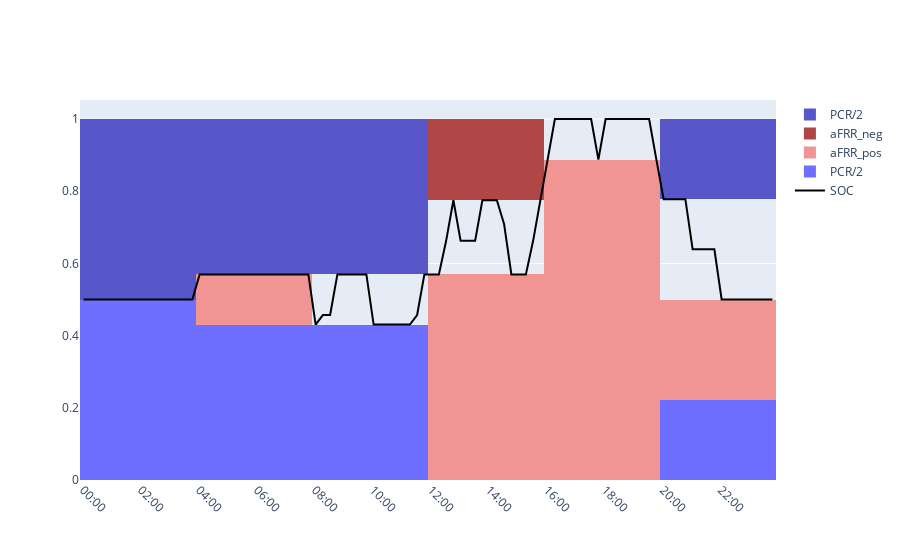

The notebook cell this image was saved under:
### Code cell
# Operation plot
capacity_results = results[['aFRR_pos','aFRR_neg','PCR']].copy().ffill()
color_FCR_pos = '#6f6fff'
color_FCR_neg = '#5757c9'
color_aFRR_pos = '#f19494'
color_aFRR_neg = '#b14646'
color_op = '#000000'

opacities = [1,1,1] #FCR, aFRR, SOC

fig = go.Figure()

fig.add_trace(go.Scatter(
    x=list(capacity_results.index),
    y=results['SOC_BESS'].ffill(),
    mode='lines',
    name='SOC',
    line=dict(color=color_op, width=2),
    opacity=opacities[2],
))

# Add the first dataset
fig.add_trace(go.Bar(
    x=list(capacity_results.index),
    y=capacity_results['PCR']/2,
    name='PCR/2',
    marker_color=color_FCR_pos,
    opacity=opacities[0],
))

# Add the first dataset
fig.add_trace(go.Bar(
    x=list(capacity_results.index),
    y=capacity_results['aFRR_pos'],
    name='aFRR_pos',
    marker_color = color_aFRR_pos,
    opacity=opacities[1],
))

# Add the second dataset with transparency
fig.add_trace(go.Bar(
    x=list(capacity_results.index),
    y=1-capacity_results['aFRR_neg']-capacity_results['PCR'] - capacity_results['aFRR_pos'],
    name='free',
    showlegend=False,
    opacity=0
))

# Add the first dataset
fig.add_trace(go.Bar(
    x=list(capacity_results.index),
    y=capacity_results['aFRR_neg'],
    name='aFRR_neg',
    marker_color = color_aFRR_neg,
    opacity=opacities[1],
))

# Add the first dataset
fig.add_trace(go.Bar(
    x=list(capacity_results.index),
    y=capacity_results['PCR']/2,
    name='PCR/2',
    marker_color=color_FCR_neg,
    opacity=opacities[0],
))


# Update layout for stacked bars
fig.update_layout(barmode='stack')
fig.update_layout(bargap=0)
fig.update_traces(marker=dict(line=dict(width=0)))

print(results['SOC_BESS'])

# Convert the x axis to datetime and set tick interval to every 2 hours
fig.update_xaxes(
    tickvals=results.index[::8],  # Assuming data is in 15-minute intervals, every 8th tick is 2 hours
    ticktext=[pd.to_datetime(t).strftime('%H:%M') for t in results['Unnamed: 0'][::8]],
    tickangle=45  # Rotate tick text vertically
)

# Show the figure
fig.show()
#fig.to_image("out_test.png",format="png", engine="kaleido")

### Figure 1 — Plotly figure (JSON) as saved in the notebook; plotly's stock layout.template omitted (floating-point values rounded to 4 significant figures)
{"data": [{"line": {"color": "#000000", "width": 2}, "marker": {"line": {"width": 0}}, "mode": "lines", "name": "SOC", "opacity": 1, "type": "scatter", "x": [0, 1, 2, 3, 4, 5, 6, 7, 8, 9, 10, 11, 12, 13, 14, 15, 16, 17, 18, 19, 20, 21, 22, 23, 24, 25, 26, 27, 28, 29, 30, 31, 32, 33, 34, 35, 36, 37, 38, 39, 40, 41, 42, 43, 44, 45, 46, 47, 48, 49, 50, 51, 52, 53, 54, 55, 56, 57, 58, 59, 60, 61, 62, 63, 64, 65, 66, 67, 68, 69, 70, 71, 72, 73, 74, 75, 76, 77, 78, 79, 80, 81, 82, 83, 84, 85, 86, 87, 88, 89, 90, 91, 92, 93, 94, 95], "y": [0.5, 0.5, 0.5, 0.5, 0.5, 0.5, 0.5, 0.5, 0.5, 0.5, 0.5, 0.5, 0.5, 0.5, 0.5, 0.5, 0.5694, 0.5694, 0.5694, 0.5694, 0.5694, 0.5694, 0.5694, 0.5694, 0.5694, 0.5694, 0.5694, 0.5694, 0.5694, 0.5694, 0.5694, 0.5694, 0.4306, 0.457, 0.457, 0.5694, 0.5694, 0.5694, 0.5694, 0.5694, 0.4306, 0.4306, 0.4306, 0.4306, 0.4306, 0.4306, 0.457, 0.5694, 0.5694, 0.5694, 0.6625, 0.775, 0.6625, 0.6625, 0.6625, 0.775, 0.775, 0.775, 0.7083, 0.5694, 0.5694, 0.5694, 0.6625, 0.775, 0.8875, 1, 1.0, 1, 1.0, 1, 1.0, 0.8875, 1, 1, 1, 1.0, 1, 1.0, 1.0, 0.8875, 0.7778, 0.7778, 0.7778, 0.7778, 0.6389, 0.6389, 0.6389, 0.6389, 0.5, 0.5, 0.5, 0.5, 0.5, 0.5, 0.5, 0.5]}, {"marker": {"color": "#6f6fff", "line": {"width": 0}}, "name": "PCR/2", "opacity": 1, "type": "bar", "x": [0, 1, 2, 3, 4, 5, 6, 7, 8, 9, 10, 11, 12, 13, 14, 15, 16, 17, 18, 19, 20, 21, 22, 23, 24, 25, 26, 27, 28, 29, 30, 31, 32, 33, 34, 35, 36, 37, 38, 39, 40, 41, 42, 43, 44, 45, 46, 47, 48, 49, 50, 51, 52, 53, 54, 55, 56, 57, 58, 59, 60, 61, 62, 63, 64, 65, 66, 67, 68, 69, 70, 71, 72, 73, 74, 75, 76, 77, 78, 79, 80, 81, 82, 83, 84, 85, 86, 87, 88, 89, 90, 91, 92, 93, 94, 95], "y": [0.5, 0.5, 0.5, 0.5, 0.5, 0.5, 0.5, 0.5, 0.5, 0.5, 0.5, 0.5, 0.5, 0.5, 0.5, 0.5, 0.4306, 0.4306, 0.4306, 0.4306, 0.4306, 0.4306, 0.4306, 0.4306, 0.4306, 0.4306, 0.4306, 0.4306, 0.4306, 0.4306, 0.4306, 0.4306, 0.4306, 0.4306, 0.4306, 0.4306, 0.4306, 0.4306, 0.4306, 0.4306, 0.4306, 0.4306, 0.4306, 0.4306, 0.4306, 0.4306, 0.4306, 0.4306, 0, 0, 0, 0, 0, 0, 0, 0, 0, 0, 0, 0, 0, 0, 0, 0, 0, 0, 0, 0, 0, 0, 0, 0, 0, 0, 0, 0, 0, 0, 0, 0, 0.2222, 0.2222, 0.2222, 0.2222, 0.2222, 0.2222, 0.2222, 0.2222, 0.2222, 0.2222, 0.2222, 0.2222, 0.2222, 0.2222, 0.2222, 0.2222]}, {"marker": {"color": "#f19494", "line": {"width": 0}}, "name": "aFRR_pos", "opacity": 1, "type": "bar", "x": [0, 1, 2, 3, 4, 5, 6, 7, 8, 9, 10, 11, 12, 13, 14, 15, 16, 17, 18, 19, 20, 21, 22, 23, 24, 25, 26, 27, 28, 29, 30, 31, 32, 33, 34, 35, 36, 37, 38, 39, 40, 41, 42, 43, 44, 45, 46, 47, 48, 49, 50, 51, 52, 53, 54, 55, 56, 57, 58, 59, 60, 61, 62, 63, 64, 65, 66, 67, 68, 69, 70, 71, 72, 73, 74, 75, 76, 77, 78, 79, 80, 81, 82, 83, 84, 85, 86, 87, 88, 89, 90, 91, 92, 93, 94, 95], "y": [0, 0, 0, 0, 0, 0, 0, 0, 0, 0, 0, 0, 0, 0, 0, 0, 0.1389, 0.1389, 0.1389, 0.1389, 0.1389, 0.1389, 0.1389, 0.1389, 0.1389, 0.1389, 0.1389, 0.1389, 0.1389, 0.1389, 0.1389, 0.1389, 0, 0, 0, 0, 0, 0, 0, 0, 0, 0, 0, 0, 0, 0, 0, 0, 0.5694, 0.5694, 0.5694, 0.5694, 0.5694, 0.5694, 0.5694, 0.5694, 0.5694, 0.5694, 0.5694, 0.5694, 0.5694, 0.5694, 0.5694, 0.5694, 0.8875, 0.8875, 0.8875, 0.8875, 0.8875, 0.8875, 0.8875, 0.8875, 0.8875, 0.8875, 0.8875, 0.8875, 0.8875, 0.8875, 0.8875, 0.8875, 0.2778, 0.2778, 0.2778, 0.2778, 0.2778, 0.2778, 0.2778, 0.2778, 0.2778, 0.2778, 0.2778, 0.2778, 0.2778, 0.2778, 0.2778, 0.2778]}, {"marker": {"line": {"width": 0}}, "name": "free", "opacity": 0, "showlegend": false, "type": "bar", "x": [0, 1, 2, 3, 4, 5, 6, 7, 8, 9, 10, 11, 12, 13, 14, 15, 16, 17, 18, 19, 20, 21, 22, 23, 24, 25, 26, 27, 28, 29, 30, 31, 32, 33, 34, 35, 36, 37, 38, 39, 40, 41, 42, 43, 44, 45, 46, 47, 48, 49, 50, 51, 52, 53, 54, 55, 56, 57, 58, 59, 60, 61, 62, 63, 64, 65, 66, 67, 68, 69, 70, 71, 72, 73, 74, 75, 76, 77, 78, 79, 80, 81, 82, 83, 84, 85, 86, 87, 88, 89, 90, 91, 92, 93, 94, 95], "y": [0, 0, 0, 0, 0, 0, 0, 0, 0, 0, 0, 0, 0, 0, 0, 0, 5.694e-06, 5.694e-06, 5.694e-06, 5.694e-06, 5.694e-06, 5.694e-06, 5.694e-06, 5.694e-06, 5.694e-06, 5.694e-06, 5.694e-06, 5.694e-06, 5.694e-06, 5.694e-06, 5.694e-06, 5.694e-06, 0.1389, 0.1389, 0.1389, 0.1389, 0.1389, 0.1389, 0.1389, 0.1389, 0.1389, 0.1389, 0.1389, 0.1389, 0.1389, 0.1389, 0.1389, 0.1389, 0.2056, 0.2056, 0.2056, 0.2056, 0.2056, 0.2056, 0.2056, 0.2056, 0.2056, 0.2056, 0.2056, 0.2056, 0.2056, 0.2056, 0.2056, 0.2056, 0.1125, 0.1125, 0.1125, 0.1125, 0.1125, 0.1125, 0.1125, 0.1125, 0.1125, 0.1125, 0.1125, 0.1125, 0.1125, 0.1125, 0.1125, 0.1125, 0.2778, 0.2778, 0.2778, 0.2778, 0.2778, 0.2778, 0.2778, 0.2778, 0.2778, 0.2778, 0.2778, 0.2778, 0.2778, 0.2778, 0.2778, 0.2778]}, {"marker": {"color": "#b14646", "line": {"width": 0}}, "name": "aFRR_neg", "opacity": 1, "type": "bar", "x": [0, 1, 2, 3, 4, 5, 6, 7, 8, 9, 10, 11, 12, 13, 14, 15, 16, 17, 18, 19, 20, 21, 22, 23, 24, 25, 26, 27, 28, 29, 30, 31, 32, 33, 34, 35, 36, 37, 38, 39, 40, 41, 42, 43, 44, 45, 46, 47, 48, 49, 50, 51, 52, 53, 54, 55, 56, 57, 58, 59, 60, 61, 62, 63, 64, 65, 66, 67, 68, 69, 70, 71, 72, 73, 74, 75, 76, 77, 78, 79, 80, 81, 82, 83, 84, 85, 86, 87, 88, 89, 90, 91, 92, 93, 94, 95], "y": [0, 0, 0, 0, 0, 0, 0, 0, 0, 0, 0, 0, 0, 0, 0, 0, 0, 0, 0, 0, 0, 0, 0, 0, 0, 0, 0, 0, 0, 0, 0, 0, 0, 0, 0, 0, 0, 0, 0, 0, 0, 0, 0, 0, 0, 0, 0, 0, 0.225, 0.225, 0.225, 0.225, 0.225, 0.225, 0.225, 0.225, 0.225, 0.225, 0.225, 0.225, 0.225, 0.225, 0.225, 0.225, 0, 0, 0, 0, 0, 0, 0, 0, 0, 0, 0, 0, 0, 0, 0, 0, 0, 0, 0, 0, 0, 0, 0, 0, 0, 0, 0, 0, 0, 0, 0, 0]}, {"marker": {"color": "#5757c9", "line": {"width": 0}}, "name": "PCR/2", "opacity": 1, "type": "bar", "x": [0, 1, 2, 3, 4, 5, 6, 7, 8, 9, 10, 11, 12, 13, 14, 15, 16, 17, 18, 19, 20, 21, 22, 23, 24, 25, 26, 27, 28, 29, 30, 31, 32, 33, 34, 35, 36, 37, 38, 39, 40, 41, 42, 43, 44, 45, 46, 47, 48, 49, 50, 51, 52, 53, 54, 55, 56, 57, 58, 59, 60, 61, 62, 63, 64, 65, 66, 67, 68, 69, 70, 71, 72, 73, 74, 75, 76, 77, 78, 79, 80, 81, 82, 83, 84, 85, 86, 87, 88, 89, 90, 91, 92, 93, 94, 95], "y": [0.5, 0.5, 0.5, 0.5, 0.5, 0.5, 0.5, 0.5, 0.5, 0.5, 0.5, 0.5, 0.5, 0.5, 0.5, 0.5, 0.4306, 0.4306, 0.4306, 0.4306, 0.4306, 0.4306, 0.4306, 0.4306, 0.4306, 0.4306, 0.4306, 0.4306, 0.4306, 0.4306, 0.4306, 0.4306, 0.4306, 0.4306, 0.4306, 0.4306, 0.4306, 0.4306, 0.4306, 0.4306, 0.4306, 0.4306, 0.4306, 0.4306, 0.4306, 0.4306, 0.4306, 0.4306, 0, 0, 0, 0, 0, 0, 0, 0, 0, 0, 0, 0, 0, 0, 0, 0, 0, 0, 0, 0, 0, 0, 0, 0, 0, 0, 0, 0, 0, 0, 0, 0, 0.2222, 0.2222, 0.2222, 0.2222, 0.2222, 0.2222, 0.2222, 0.2222, 0.2222, 0.2222, 0.2222, 0.2222, 0.2222, 0.2222, 0.2222, 0.2222]}], "layout": {"bargap": 0, "barmode": "stack", "xaxis": {"tickangle": 45, "ticktext": ["00:00", "02:00", "04:00", "06:00", "08:00", "10:00", "12:00", "14:00", "16:00", "18:00", "20:00", "22:00"], "tickvals": [0, 8, 16, 24, 32, 40, 48, 56, 64, 72, 80, 88]}}}
